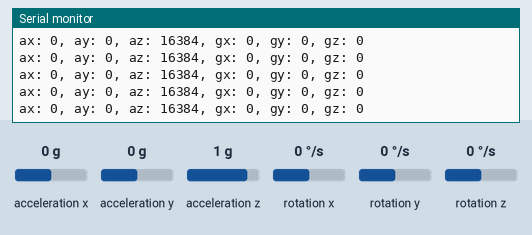
Recording of a sketch running on a simulated Arduino Uno, built with avr-gcc and run on an emulated ATmega328P. Parts: the last lines printed to the serial monitor. The test bench sets the inputs (shaded band); at power-on: acceleration z 1 g, acceleration x 0 g, acceleration y 0 g, rotation x 0 °/s, rotation y 0 °/s, rotation z 0 °/s.

Above: at 1.2 s.
1.3 s: acceleration z set to 0 g
At 1.37 s:
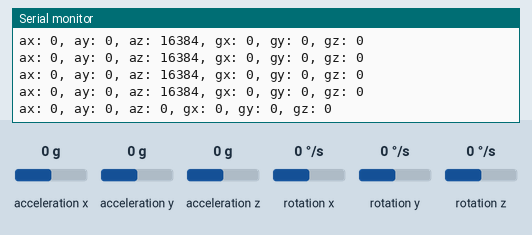
4.3 s: acceleration x set to -1.4 g
At 4.3 s:
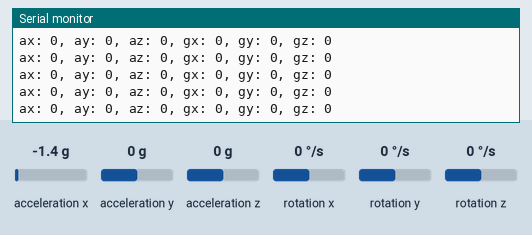
5.8 s: acceleration y set to -1.4 g
At 5.87 s:
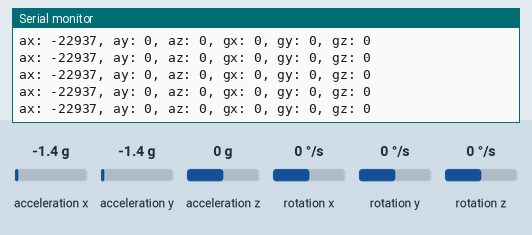
7.3 s: rotation x set to -192 °/s
At 7.34 s:
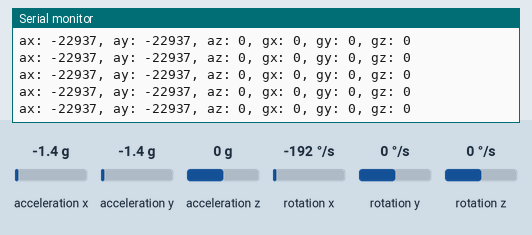
8.8 s: rotation y set to -192 °/s
At 8.82 s:
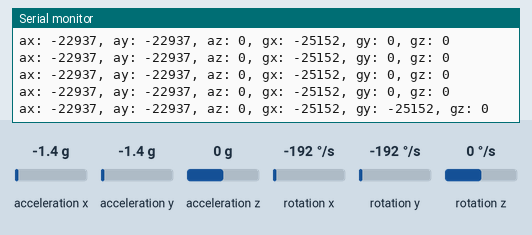

Measured:
- after the input at 1.3 s, the serial monitor: prints a new line after 0.07 s (image 1)
- after the input at 8.8 s, the serial monitor: prints a new line at once (image 5)

The sketch:

IMU_node.ino
```cpp
#include <Wire.h>
#include <MPU6050.h>

MPU6050 mpu;

void setup() {
  Serial.begin(115200);
  Wire.begin();
  mpu.initialize();

  if (!mpu.testConnection()) {
    Serial.println("MPU6050 connection failed");
    while (1);
  }
  Serial.println("MPU6050 connected");
}

void loop() {
  int16_t ax, ay, az, gx, gy, gz;
  mpu.getAcceleration(&ax, &ay, &az);
  mpu.getRotation(&gx, &gy, &gz);

  // Send sensor data over serial
  Serial.print("ax: ");
  Serial.print(ax);
  Serial.print(", ay: ");
  Serial.print(ay);
  Serial.print(", az: ");
  Serial.print(az);
  Serial.print(", gx: ");
  Serial.print(gx);
  Serial.print(", gy: ");
  Serial.print(gy);
  Serial.print(", gz: ");
  Serial.println(gz);

  delay(100);  // Small delay
}
```
